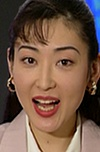
#> input picture samples/references/akiyo_reference.jpg, 100 x 152 px, given in place of face_detected.png, which was not available
$ python export_frontend_assets.py
#> lines starting #> are read from the running program, lines starting #| are printed output that depends on the picture; pictures that were not available may be replaced by others from this repository, and a replacement may not be noted
from __future__ import annotations

from dataclasses import dataclass
import json
from pathlib import Path

import cv2
import numpy as np


TARGET_SIZE = (1600, 900)
SOURCE_IMAGE = Path("samples/references/face_detected.png")
BOX_FILE = Path("samples/references/face_detected_boxes.json")
ASSET_DIR = Path("frontend/assets")
REPORT_DIR = Path("samples/reports")


@dataclass(frozen=True)
class FaceRegion:
    box: tuple[int, int, int, int]
    privacy_box: tuple[int, int, int, int]
    confidence: float
    is_reference: bool = False


FACE_REGIONS = [
    FaceRegion((503, 121, 798, 452), (508, 160, 793, 447), 0.91),
    FaceRegion((1597, 70, 1874, 388), (1602, 109, 1869, 383), 0.94, is_reference=True),
    FaceRegion((441, 690, 755, 1054), (446, 729, 750, 1049), 0.91),
    FaceRegion((985, 682, 1240, 985), (990, 721, 1235, 980), 0.90),
    FaceRegion((1435, 664, 1705, 966), (1440, 703, 1700, 961), 0.89),
]


def load_face_regions() -> list[FaceRegion]:
    if not BOX_FILE.exists():
        return FACE_REGIONS
    payload = json.loads(BOX_FILE.read_text(encoding="utf-8"))
    regions = []
    for index, item in enumerate(payload.get("regions", []), start=1):
        raw_box = item.get("box")
        if not isinstance(raw_box, list) or len(raw_box) != 4:
            raise ValueError(f"invalid box at region {index}: {raw_box!r}")
        box = parse_box(raw_box, f"region {index} box")
        privacy_box = parse_box(item.get("privacy_box", raw_box), f"region {index} privacy_box")
        if box[2] <= box[0] or box[3] <= box[1]:
            raise ValueError(f"invalid box dimensions at region {index}: {raw_box!r}")
        if privacy_box[2] <= privacy_box[0] or privacy_box[3] <= privacy_box[1]:
            raise ValueError(f"invalid privacy box dimensions at region {index}: {raw_box!r}")
        regions.append(
            FaceRegion(
                box=box,
                privacy_box=privacy_box,
                confidence=float(item.get("confidence", 0.9)),
                is_reference=bool(item.get("is_reference", False)),
            )
        )
    if not regions:
        raise ValueError(f"no regions found in {BOX_FILE}")
    return regions


def parse_box(raw_box, name: str) -> tuple[int, int, int, int]:
    if not isinstance(raw_box, list) or len(raw_box) != 4:
        raise ValueError(f"invalid {name}: {raw_box!r}")
    x1, y1, x2, y2 = [int(round(float(value))) for value in raw_box]
    return x1, y1, x2, y2


def read_source() -> np.ndarray:
    image = cv2.imread(str(SOURCE_IMAGE))
    if image is None:
        raise RuntimeError(f"cannot read image: {SOURCE_IMAGE}")
    return image


def fit_to_canvas(source: np.ndarray) -> tuple[np.ndarray, float, int, int]:
    target_width, target_height = TARGET_SIZE
    source_height, source_width = source.shape[:2]

    background_scale = max(target_width / source_width, target_height / source_height)
    background_size = (
        int(round(source_width * background_scale)),
        int(round(source_height * background_scale)),
    )
    background = cv2.resize(source, background_size, interpolation=cv2.INTER_CUBIC)
    crop_x = max(0, (background.shape[1] - target_width) // 2)
    crop_y = max(0, (background.shape[0] - target_height) // 2)
    background = background[crop_y : crop_y + target_height, crop_x : crop_x + target_width]
    background = cv2.GaussianBlur(background, (45, 45), 0)
    background = cv2.addWeighted(background, 0.62, np.zeros_like(background), 0.38, 0)

    foreground_scale = min(target_width / source_width, target_height / source_height)
    foreground_size = (
        int(round(source_width * foreground_scale)),
        int(round(source_height * foreground_scale)),
    )
    foreground = cv2.resize(source, foreground_size, interpolation=cv2.INTER_AREA)
    offset_x = (target_width - foreground.shape[1]) // 2
    offset_y = (target_height - foreground.shape[0]) // 2
    output = background.copy()
    output[offset_y : offset_y + foreground.shape[0], offset_x : offset_x + foreground.shape[1]] = foreground
    return output, foreground_scale, offset_x, offset_y


def scaled_box(box: tuple[int, int, int, int], scale: float, offset_x: int, offset_y: int) -> tuple[int, int, int, int]:
    x1, y1, x2, y2 = box
    return (
        int(round(x1 * scale + offset_x)),
        int(round(y1 * scale + offset_y)),
        int(round(x2 * scale + offset_x)),
        int(round(y2 * scale + offset_y)),
    )


def blur_box(image: np.ndarray, box: tuple[int, int, int, int]) -> None:
    x1, y1, x2, y2 = clip_box(box, image.shape[1], image.shape[0])
    roi = image[y1:y2, x1:x2]
    if roi.size == 0:
        return
    kernel = max(35, min(91, max(roi.shape[:2]) // 2))
    if kernel % 2 == 0:
        kernel += 1
    blurred = cv2.GaussianBlur(roi, (kernel, kernel), 0)
    pixelated = cv2.resize(roi, (max(1, roi.shape[1] // 12), max(1, roi.shape[0] // 12)))
    pixelated = cv2.resize(pixelated, (roi.shape[1], roi.shape[0]), interpolation=cv2.INTER_NEAREST)
    image[y1:y2, x1:x2] = cv2.addWeighted(blurred, 0.72, pixelated, 0.28, 0)


def draw_smile_emoji(image: np.ndarray, box: tuple[int, int, int, int]) -> None:
    x1, y1, x2, y2 = clip_box(box, image.shape[1], image.shape[0])
    width = x2 - x1
    height = y2 - y1
    center = (x1 + width // 2, y1 + height // 2)
    radius = max(44, int(max(width, height) * 0.58))

    overlay = image.copy()
    cv2.circle(overlay, center, radius, (24, 207, 255), -1, lineType=cv2.LINE_AA)
    cv2.circle(overlay, (center[0] - radius // 4, center[1] - radius // 4), radius // 2, (92, 235, 255), -1)
    image[:] = cv2.addWeighted(overlay, 0.96, image, 0.04, 0)

    edge = (18, 142, 224)
    dark = (34, 41, 49)
    white = (255, 255, 255)
    cv2.circle(image, center, radius, edge, max(4, radius // 24), lineType=cv2.LINE_AA)
    cv2.ellipse(
        image,
        (center[0], center[1] - radius // 3),
        (int(radius * 0.62), int(radius * 0.26)),
        0,
        190,
        350,
        (116, 246, 255),
        max(4, radius // 18),
        cv2.LINE_AA,
    )
    eye_y = center[1] - int(radius * 0.18)
    eye_dx = int(radius * 0.32)
    eye_size = (max(8, radius // 8), max(10, radius // 6))
    cv2.ellipse(image, (center[0] - eye_dx, eye_y), eye_size, 0, 0, 360, dark, -1, cv2.LINE_AA)
    cv2.ellipse(image, (center[0] + eye_dx, eye_y), eye_size, 0, 0, 360, dark, -1, cv2.LINE_AA)
    cv2.circle(image, (center[0] - eye_dx - radius // 18, eye_y - radius // 20), max(2, radius // 28), white, -1)
    cv2.circle(image, (center[0] + eye_dx - radius // 18, eye_y - radius // 20), max(2, radius // 28), white, -1)
    cv2.ellipse(
        image,
        (center[0], center[1] + int(radius * 0.15)),
        (int(radius * 0.44), int(radius * 0.32)),
        0,
        18,
        162,
        dark,
        max(6, radius // 13),
        cv2.LINE_AA,
    )


def clip_box(box: tuple[int, int, int, int], width: int, height: int) -> tuple[int, int, int, int]:
    x1, y1, x2, y2 = box
    return max(0, x1), max(0, y1), min(width, x2), min(height, y2)


def make_showcase(mode: str) -> np.ndarray:
    canvas, scale, offset_x, offset_y = fit_to_canvas(read_source())
    for region in load_face_regions():
        privacy_box = scaled_box(region.privacy_box, scale, offset_x, offset_y)
        if mode == "original":
            continue
        if mode == "blur":
            blur_box(canvas, privacy_box)
            continue
        if mode == "preserve" and region.is_reference:
            continue
        if mode == "character" and region.is_reference:
            draw_smile_emoji(canvas, privacy_box)
            continue
        blur_box(canvas, privacy_box)
    return canvas


def write_contact_sheet(images: dict[str, np.ndarray]) -> None:
    thumb_width, thumb_height = 640, 360
    rows: list[np.ndarray] = []
    labels = {
        "original": "DETECT",
        "blur": "BLUR AFTER",
        "preserve": "REFERENCE KEEP",
        "character": "SMILE EMOJI",
    }
    for left_key, right_key in [("original", "blur"), ("preserve", "character")]:
        row_images = []
        for key in [left_key, right_key]:
            thumb = cv2.resize(images[key], (thumb_width, thumb_height), interpolation=cv2.INTER_AREA)
            cv2.rectangle(thumb, (0, 0), (thumb_width, 44), (13, 20, 24), -1)
            cv2.putText(
                thumb,
                labels[key],
                (18, 30),
                cv2.FONT_HERSHEY_SIMPLEX,
                0.72,
                (255, 255, 255),
                2,
                cv2.LINE_AA,
            )
            row_images.append(thumb)
        rows.append(np.hstack(row_images))
    REPORT_DIR.mkdir(parents=True, exist_ok=True)
    cv2.imwrite(str(REPORT_DIR / "group_showcase_contact_sheet.jpg"), np.vstack(rows))


def main() -> int:
    ASSET_DIR.mkdir(parents=True, exist_ok=True)
    images = {
        "original": make_showcase("original"),
        "blur": make_showcase("blur"),
        "preserve": make_showcase("preserve"),
        "character": make_showcase("character"),
    }
#> in read_source, image is the input picture: shape (152, 100, 3); mean B, G, R 71.4, 87.3, 114.5
#> in fit_to_canvas, `target_width, target_height = TARGET_SIZE`: target_width = 1600; target_height = 900
#> in fit_to_canvas, `background_scale = max(target_width / source_width, target_height / so..`: background_scale = 16
#> in fit_to_canvas, `background_size = ( int(round(source_width * background_scale)), int(r..`: background_size = (1600, 2432)
#> in fit_to_canvas, `background = cv2.resize(source, background_size, interpolation=cv2.INT..`:
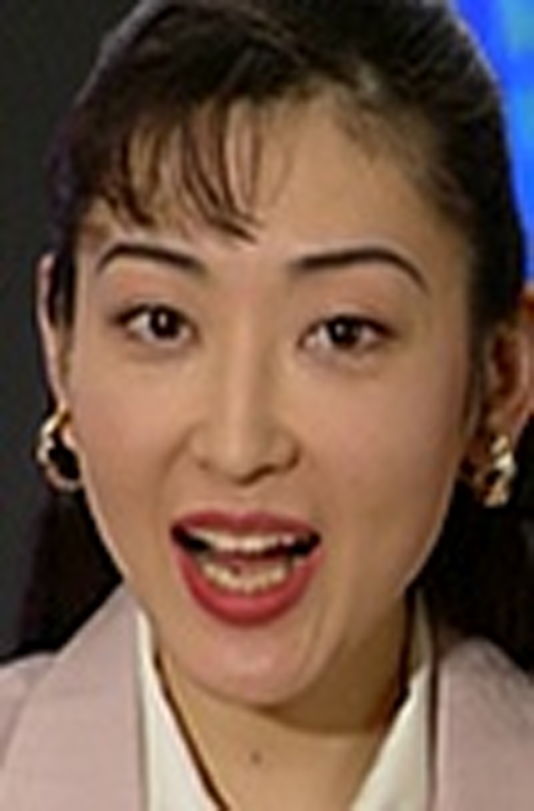
#> background: shape (2432, 1600, 3) (shown at 1/3 size); mean B, G, R 71.5, 87.3, 114.5
#> in fit_to_canvas, `crop_x = max(0, (background.shape[1] - target_width) // 2)`: crop_x = 0
#> in fit_to_canvas, `crop_y = max(0, (background.shape[0] - target_height) // 2)`: crop_y = 766
#> in fit_to_canvas, `background = background[crop_y : crop_y + target_height, crop_x : crop..`:
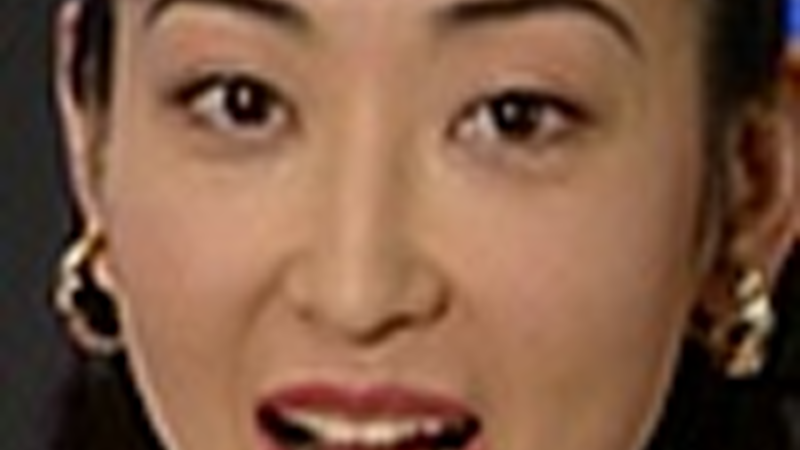
#> background: shape (900, 1600, 3) (shown at 1/2 size); mean B, G, R 69.9, 91.7, 128.3
#> in fit_to_canvas, `background = cv2.addWeighted(background, 0.62, np.zeros_like(backgroun..`:
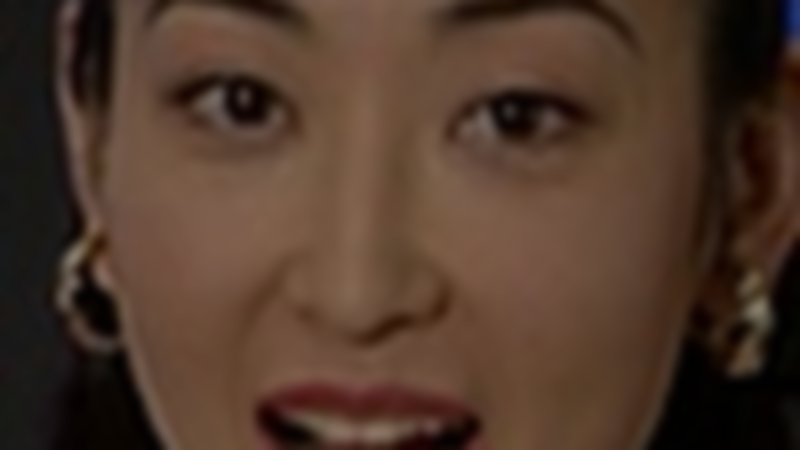
#> background: shape (900, 1600, 3) (shown at 1/2 size); mean B, G, R 43.3, 56.9, 79.5
#> in fit_to_canvas, `foreground_scale = min(target_width / source_width, target_height / so..`: foreground_scale = 5.92
#> in fit_to_canvas, `foreground_size = ( int(round(source_width * foreground_scale)), int(r..`: foreground_size = (592, 900)
#> in fit_to_canvas, `offset_x = (target_width - foreground.shape[1]) // 2`: offset_x = 504
#> in fit_to_canvas, `offset_y = (target_height - foreground.shape[0]) // 2`: offset_y = 0
#> in fit_to_canvas, `output[offset_y : offset_y + foreground.shape[0], offset_x : offset_x ..`:
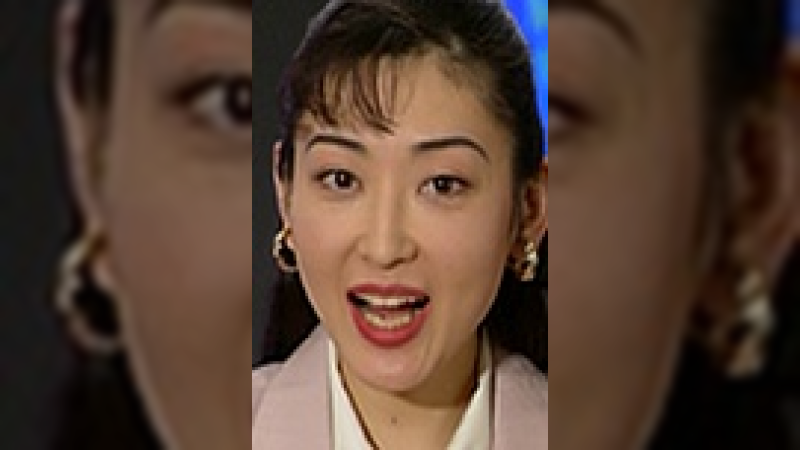
#> output: shape (900, 1600, 3) (shown at 1/2 size); mean B, G, R 49.4, 62.4, 84.3
#> in make_showcase, `canvas, scale, offset_x, offset_y = fit_to_canvas(read_source())`: scale = 5.92; offset_x = 504; offset_y = 0
#> the loop in make_showcase, `for region in load_face_regions():` made 5 passes
#> the loop in make_showcase (call 2), `for region in load_face_regions():` made 5 passes
    outputs = {
        "showcase_original.jpg": images["original"],
        "showcase_blur.jpg": images["blur"],
        "showcase_preserve.jpg": images["preserve"],
        "showcase_character.jpg": images["character"],
    }
    for name, image in outputs.items():
        path = ASSET_DIR / name
        if not cv2.imwrite(str(path), image, [int(cv2.IMWRITE_JPEG_QUALITY), 90]):
            raise RuntimeError(f"cannot write image: {path}")
        print(path)
#> this loop made 4 passes
#> name on passes 1 to 4: 'showcase_original.jpg', 'showcase_blur.jpg', 'showcase_preserve.jpg', 'showcase_character.jpg'
#| frontend/assets/showcase_original.jpg
#| frontend/assets/showcase_blur.jpg
#| frontend/assets/showcase_preserve.jpg
#| frontend/assets/showcase_character.jpg
    write_contact_sheet(images)
#> after the loop in write_contact_sheet, `for left_key, right_key in [("original", "blur"), ("preserve", "charac..`:
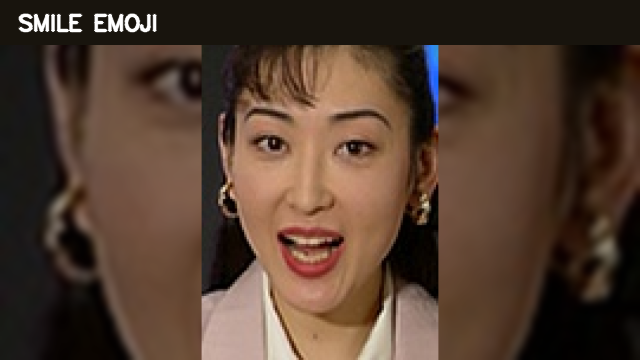
#> thumb: shape (360, 640, 3); mean of channels 0, 1, 2 47.4, 61, 82.2; drawn as B, G, R
#> after the loop in write_contact_sheet, `for left_key, right_key in [("original", "blur"), ("preserve", "charac..`: rows = 2 items
#> in write_contact_sheet, `cv2.imwrite(str(REPORT_DIR / "group_showcase_contact_sheet.jpg"), np.v..`:
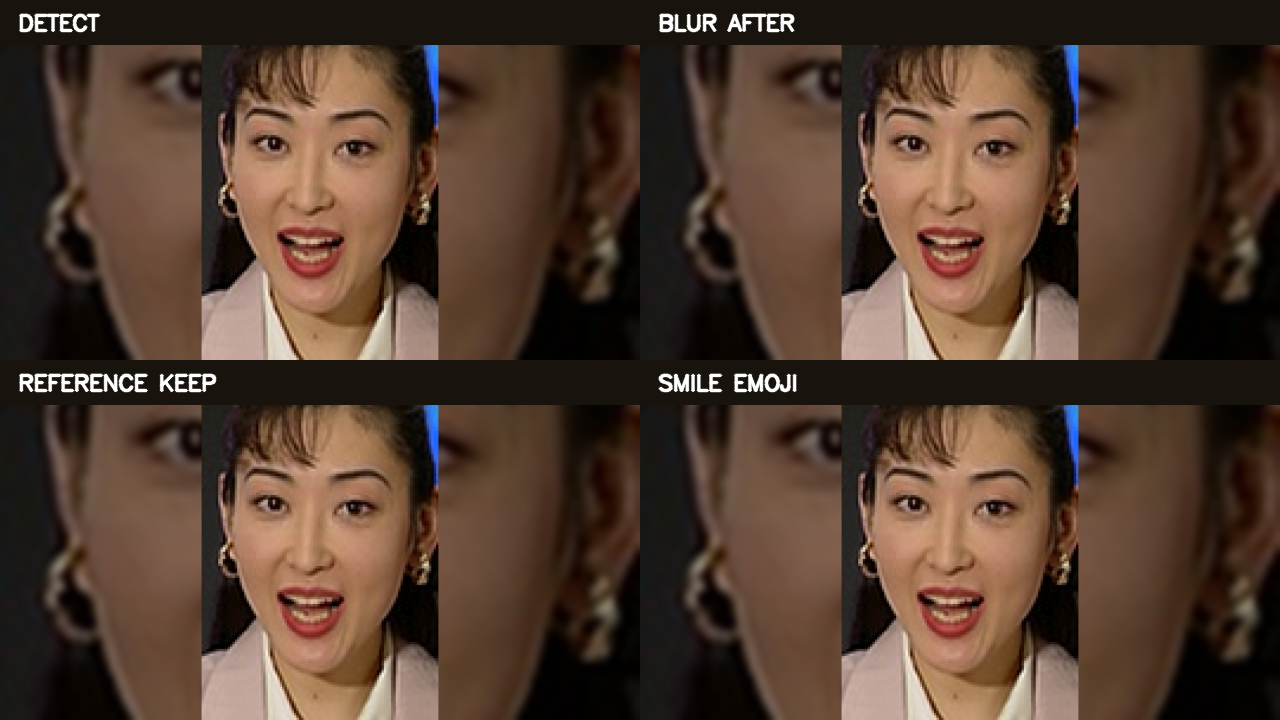
#> saved as group_showcase_contact_sheet.jpg: shape (720, 1280, 3); mean B, G, R 47.4, 61, 82.2
    print(REPORT_DIR / "group_showcase_contact_sheet.jpg")
    return 0


if __name__ == "__main__":
    raise SystemExit(main())
#> (the program exits here)

$ run again, on samples/references/group_sample.jpg
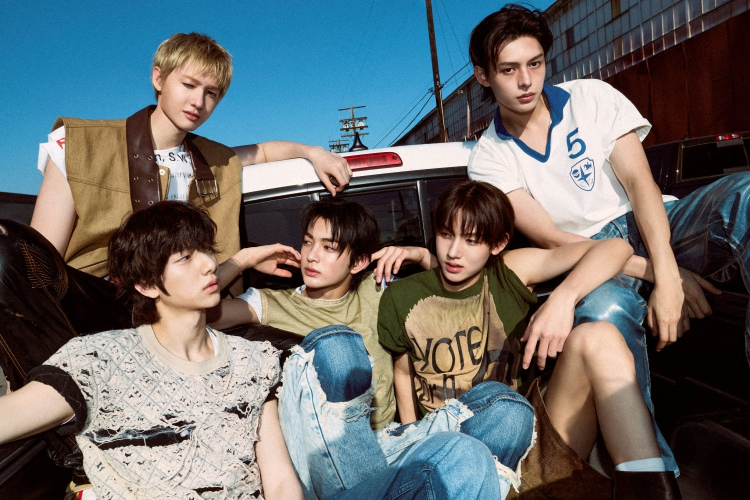
#> input picture samples/references/group_sample.jpg, 1500 x 1000 px, given in place of face_detected.png, which was not available (shown at 1/2 size)
#> in read_source, image is the input picture: shape (1000, 1500, 3); mean B, G, R 108.3, 107.5, 104
#> target_width = 1600; target_height = 900
#> background_scale = 1.07
#> background_size = (1600, 1067)
#> crop_x = 0
#> crop_y = 83
#> foreground_scale = 0.9
#> foreground_size = (1350, 900)
#> in fit_to_canvas, `offset_x = (target_width - foreground.shape[1]) // 2`: offset_x = 125
#> in fit_to_canvas, `offset_y = (target_height - foreground.shape[0]) // 2`: offset_y = 0
#> in make_showcase, `canvas, scale, offset_x, offset_y = fit_to_canvas(read_source())`: scale = 0.9; offset_x = 125; offset_y = 0
#> the loop in make_showcase, `for region in load_face_regions():` made 5 passes
#> the loop in make_showcase (call 2), `for region in load_face_regions():` made 5 passes
#> the loop in make_showcase (call 4), `for region in load_face_regions():` made 5 passes
#> after the loop in make_showcase (call 4), `for region in load_face_regions():`:
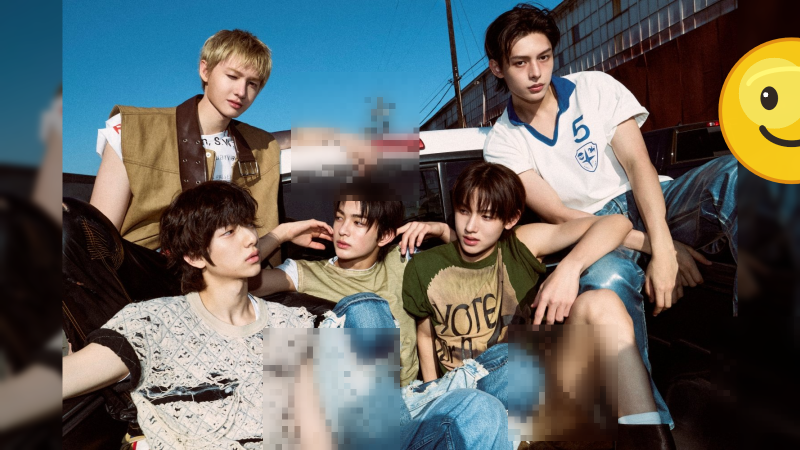
#> canvas: shape (900, 1600, 3) (shown at 1/2 size); mean B, G, R 98, 100.7, 98.1
#> the loop in main, `for name, image in outputs.items():` made 4 passes
#> name on passes 1 to 4: 'showcase_original.jpg', 'showcase_blur.jpg', 'showcase_preserve.jpg', 'showcase_character.jpg'
#> (printed output is left out)
#> after the loop in write_contact_sheet, `for left_key, right_key in [("original", "blur"), ("preserve", "charac..`: rows = 2 items
#> in write_contact_sheet, `cv2.imwrite(str(REPORT_DIR / "group_showcase_contact_sheet.jpg"), np.v..`:
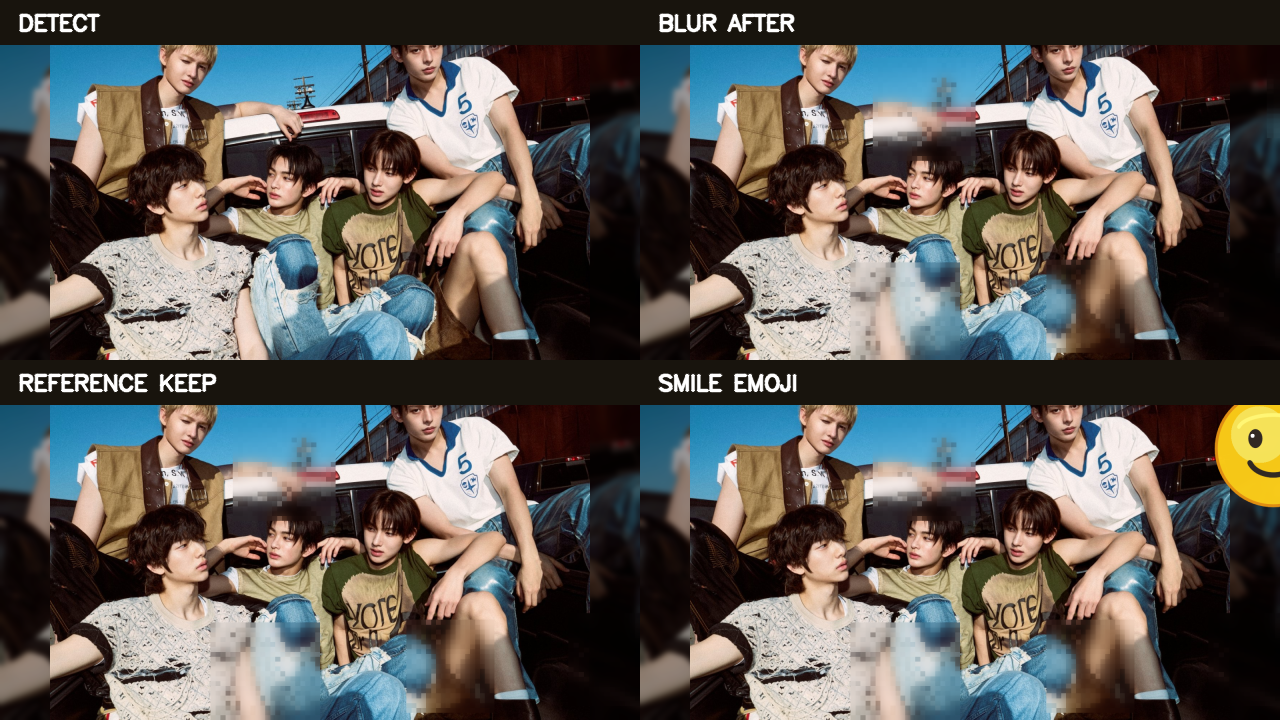
#> saved as group_showcase_contact_sheet.jpg: shape (720, 1280, 3); mean B, G, R 85.9, 89.9, 93.3
